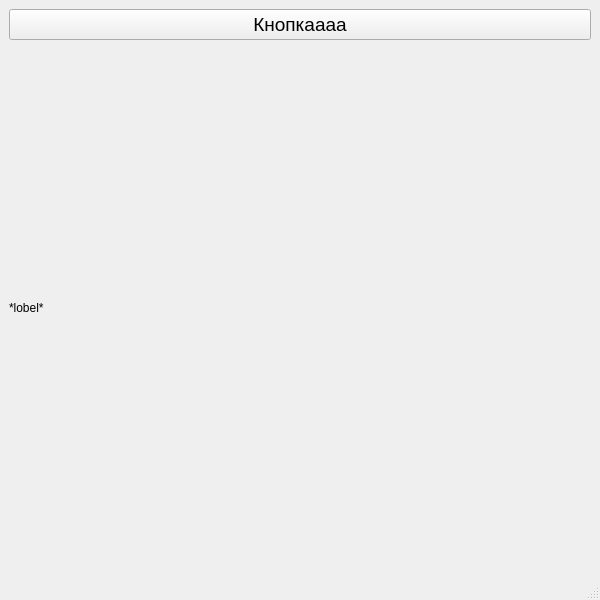
<?xml version="1.0" encoding="UTF-8"?>
<ui version="4.0">
 <class>MainWindow</class>
 <widget class="QMainWindow" name="MainWindow">
  <property name="geometry">
   <rect>
    <x>0</x>
    <y>0</y>
    <width>600</width>
    <height>600</height>
   </rect>
  </property>
  <property name="windowTitle">
   <string>Git и желтые окружности </string>
  </property>
  <widget class="QWidget" name="centralwidget">
   <layout class="QVBoxLayout" name="verticalLayout">
    <item>
     <widget class="QPushButton" name="btn">
      <property name="font">
       <font>
        <pointsize>14</pointsize>
       </font>
      </property>
      <property name="text">
       <string>Кнопкаааа</string>
      </property>
     </widget>
    </item>
    <item>
     <widget class="QLabel" name="label">
      <property name="text">
       <string>*lobel*</string>
      </property>
     </widget>
    </item>
   </layout>
  </widget>
  <widget class="QStatusBar" name="statusbar"/>
 </widget>
 <resources/>
 <connections/>
</ui>
